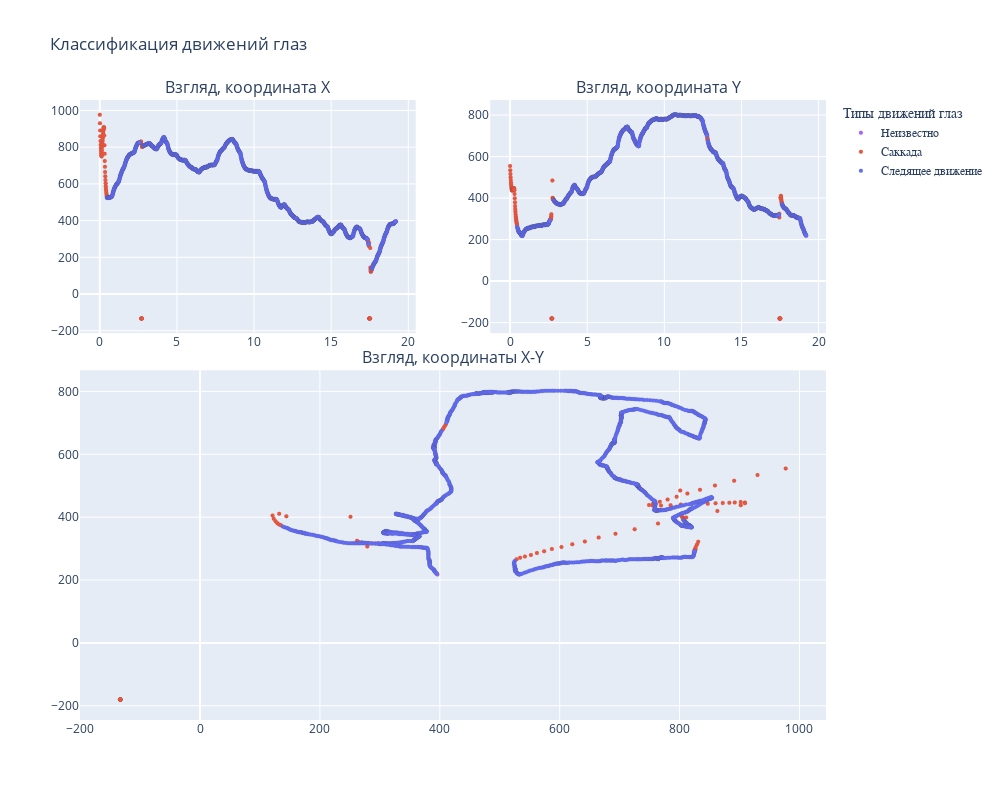
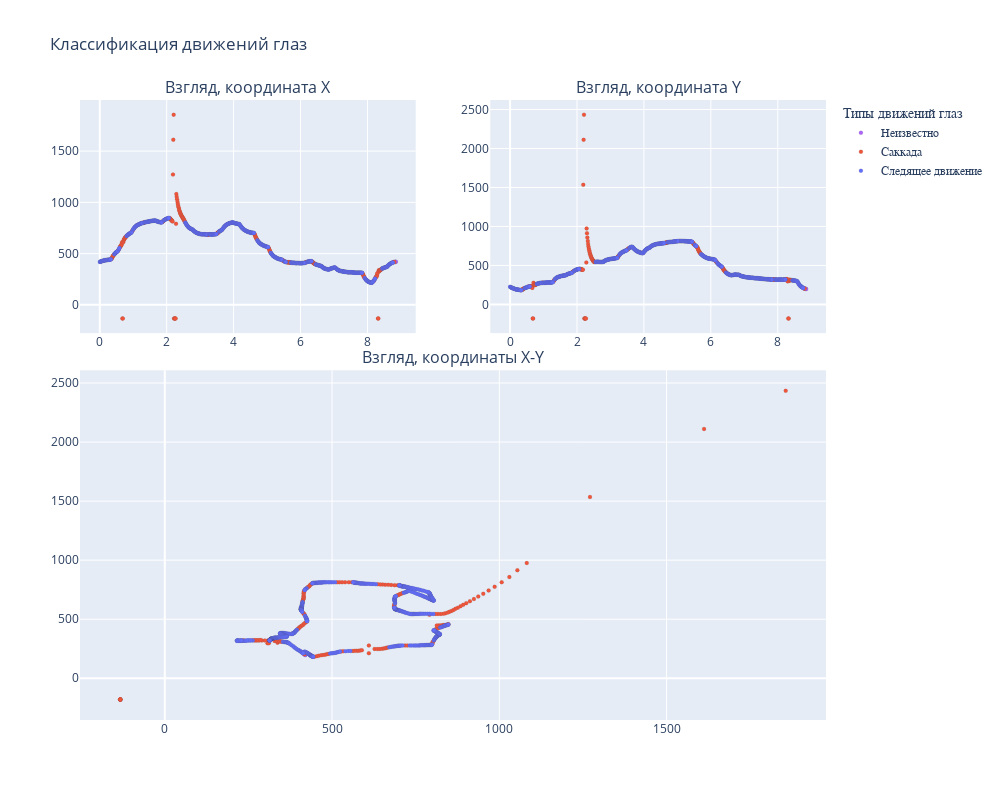
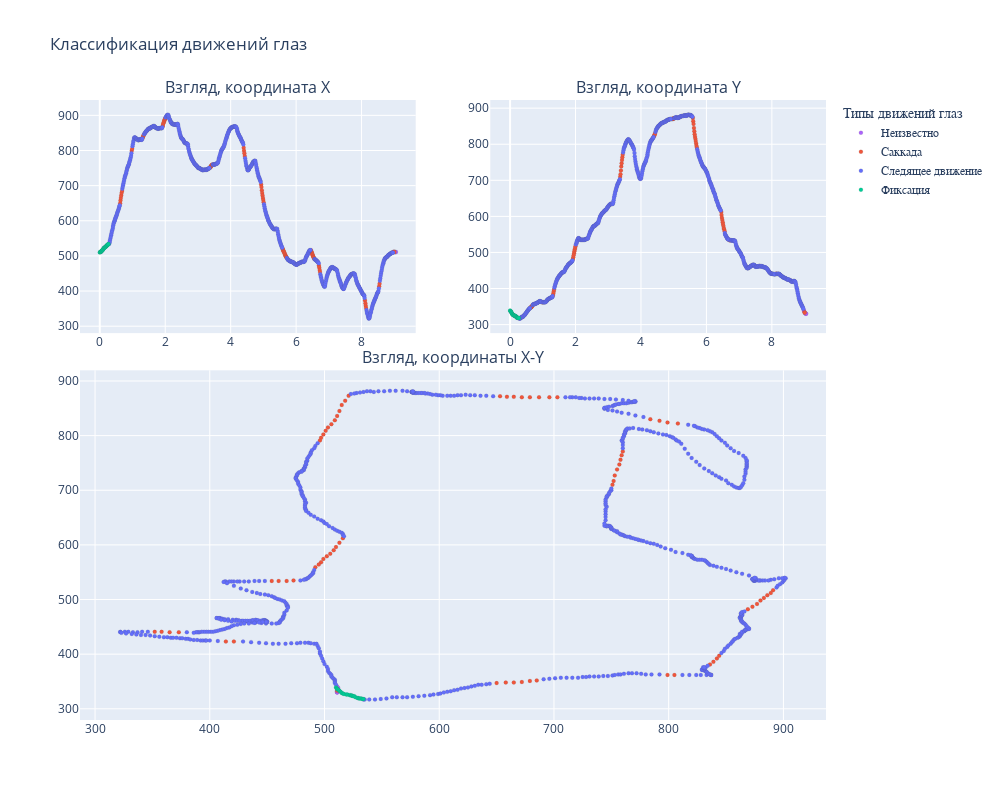

Source (notebook cell) for these figures, in order:
### Code cell
for i, df in enumerate(cls_dataset):
    print(f"\n\nSession #{i}")
    visualize_eyemovements(df, x_col="gaze_X", y_col="gaze_Y",
                       time_col='timestamps',
                       color='movements_type')
    if i > 1:
        break

### Figure 1 — Plotly figure (JSON) as saved in the notebook; plotly's stock layout.template omitted (floating-point values rounded to 4 significant figures; data arrays with more than 128 entries replaced by an {"elided": "..."} marker saying what was removed)
{"data": [{"marker": {"color": ["#AB63FA", "#AB63FA"], "line": {"width": 0.1}, "size": 4}, "mode": "markers", "name": "Неизвестно", "showlegend": false, "type": "scatter", "x": [19.19, 19.2], "xaxis": "x", "y": [395, 396], "yaxis": "y"}, {"marker": {"color": ["#AB63FA", "#AB63FA"], "line": {"width": 0.1}, "size": 4}, "mode": "markers", "name": "Неизвестно", "showlegend": false, "type": "scatter", "x": [19.19, 19.2], "xaxis": "x2", "y": [220, 218], "yaxis": "y2"}, {"marker": {"color": ["#AB63FA", "#AB63FA"], "line": {"width": 0.1}, "size": 4}, "mode": "markers", "name": "Неизвестно", "type": "scatter", "x": [395, 396], "xaxis": "x3", "y": [220, 218], "yaxis": "y3"}, {"marker": {"color": ["#EF553B", "#EF553B", "#EF553B", "#EF553B", "#EF553B", "#EF553B", "#EF553B", "#EF553B", "#EF553B", "#EF553B", "#EF553B", "#EF553B", "#EF553B", "#EF553B", "#EF553B", "#EF553B", "#EF553B", "#EF553B", "#EF553B", "#EF553B", "#EF553B", "#EF553B", "#EF553B", "#EF553B", "#EF553B", "#EF553B", "#EF553B", "#EF553B", "#EF553B", "#EF553B", "#EF553B", "#EF553B", "#EF553B", "#EF553B", "#EF553B", "#EF553B", "#EF553B", "#EF553B", "#EF553B", "#EF553B", "#EF553B", "#EF553B", "#EF553B", "#EF553B", "#EF553B", "#EF553B", "#EF553B", "#EF553B", "#EF553B", "#EF553B", "#EF553B", "#EF553B", "#EF553B", "#EF553B", "#EF553B", "#EF553B", "#EF553B", "#EF553B", "#EF553B", "#EF553B", "#EF553B", "#EF553B", "#EF553B", "#EF553B", "#EF553B", "#EF553B", "#EF553B", "#EF553B", "#EF553B", "#EF553B", "#EF553B", "#EF553B", "#EF553B", "#EF553B", "#EF553B", "#EF553B", "#EF553B", "#EF553B", "#EF553B", "#EF553B", "#EF553B", "#EF553B", "#EF553B", "#EF553B", "#EF553B", "#EF553B", "#EF553B", "#EF553B", "#EF553B", "#EF553B"], "line": {"width": 0.1}, "size": 4}, "mode": "markers", "name": "Саккада", "showlegend": false, "type": "scatter", "x": [0, 0.0116, 0.02283, 0.03345, 0.04475, 0.05649, 0.06677, 0.07868, 0.0899, 0.1001, 0.1143, 0.1235, 0.1338, 0.1452, 0.1562, 0.167, 0.1847, 0.1902, 0.2002, 0.212, 0.2227, 0.2337, 0.2446, 0.2566, 0.2667, 0.2776, 0.2897, 0.3039, 0.3174, 0.3233, 0.3333, 0.3441, 0.3561, 0.3665, 0.3821, 0.39, 0.3997, 0.411, 0.4228, 0.4435, 0.4491, 0.4582, 2.588, 2.598, 2.609, 2.622, 2.632, 2.643, 2.655, 2.664, 2.675, 2.686, 2.696, 2.707, 2.722, 2.73, 2.743, 2.755, 2.765, 2.776, 2.798, 2.799, 2.809, 2.821, 12.78, 12.79, 12.8, 12.81, 17.37, 17.38, 17.39, 17.4, 17.43, 17.45, 17.45, 17.47, 17.48, 17.49, 17.5, 17.51, 17.52, 17.53, 17.54, 17.55, 17.57, 17.58, 17.59, 17.6, 17.61, 17.62], "xaxis": "x", "y": [977, 930, 891, 859, 834, 813, 795, 780, 767, 756, 749, 755, 769, 785, 802, 818, 833, 847, 860, 872, 883, 892, 902, 909, 909, 902, 863, 811, 764, 725, 693, 665, 642, 621, 603, 587, 574, 562, 552, 542, 534, 528, 825, 825, 826, 826, 826, 826, 827, 829, 831, -133, -133, -133, -133, -133, 801, 804, 805, 807, 807, 806, 806, 807, 410, 408, 406, 405, 297, 293, 287, 281, 265, 262, 279, -133, -133, -133, -133, -133, -133, 251, 144, 132, 121, 123, 126, 129, 132, 135], "yaxis": "y"}, {"marker": {"color": ["#EF553B", "#EF553B", "#EF553B", "#EF553B", "#EF553B", "#EF553B", "#EF553B", "#EF553B", "#EF553B", "#EF553B", "#EF553B", "#EF553B", "#EF553B", "#EF553B", "#EF553B", "#EF553B", "#EF553B", "#EF553B", "#EF553B", "#EF553B", "#EF553B", "#EF553B", "#EF553B", "#EF553B", "#EF553B", "#EF553B", "#EF553B", "#EF553B", "#EF553B", "#EF553B", "#EF553B", "#EF553B", "#EF553B", "#EF553B", "#EF553B", "#EF553B", "#EF553B", "#EF553B", "#EF553B", "#EF553B", "#EF553B", "#EF553B", "#EF553B", "#EF553B", "#EF553B", "#EF553B", "#EF553B", "#EF553B", "#EF553B", "#EF553B", "#EF553B", "#EF553B", "#EF553B", "#EF553B", "#EF553B", "#EF553B", "#EF553B", "#EF553B", "#EF553B", "#EF553B", "#EF553B", "#EF553B", "#EF553B", "#EF553B", "#EF553B", "#EF553B", "#EF553B", "#EF553B", "#EF553B", "#EF553B", "#EF553B", "#EF553B", "#EF553B", "#EF553B", "#EF553B", "#EF553B", "#EF553B", "#EF553B", "#EF553B", "#EF553B", "#EF553B", "#EF553B", "#EF553B", "#EF553B", "#EF553B", "#EF553B", "#EF553B", "#EF553B", "#EF553B", "#EF553B"], "line": {"width": 0.1}, "size": 4}, "mode": "markers", "name": "Саккада", "showlegend": false, "type": "scatter", "x": [0, 0.0116, 0.02283, 0.03345, 0.04475, 0.05649, 0.06677, 0.07868, 0.0899, 0.1001, 0.1143, 0.1235, 0.1338, 0.1452, 0.1562, 0.167, 0.1847, 0.1902, 0.2002, 0.212, 0.2227, 0.2337, 0.2446, 0.2566, 0.2667, 0.2776, 0.2897, 0.3039, 0.3174, 0.3233, 0.3333, 0.3441, 0.3561, 0.3665, 0.3821, 0.39, 0.3997, 0.411, 0.4228, 0.4435, 0.4491, 0.4582, 2.588, 2.598, 2.609, 2.622, 2.632, 2.643, 2.655, 2.664, 2.675, 2.686, 2.696, 2.707, 2.722, 2.73, 2.743, 2.755, 2.765, 2.776, 2.798, 2.799, 2.809, 2.821, 12.78, 12.79, 12.8, 12.81, 17.37, 17.38, 17.39, 17.4, 17.43, 17.45, 17.45, 17.47, 17.48, 17.49, 17.5, 17.51, 17.52, 17.53, 17.54, 17.55, 17.57, 17.58, 17.59, 17.6, 17.61, 17.62], "xaxis": "x2", "y": [555, 534, 516, 501, 487, 475, 465, 456, 449, 444, 439, 437, 437, 438, 440, 441, 442, 443, 444, 445, 446, 447, 448, 447, 444, 438, 420, 399, 380, 362, 347, 335, 323, 314, 305, 299, 292, 286, 280, 275, 271, 266, 293, 294, 296, 297, 298, 299, 305, 313, 322, -180, -180, -180, -180, -180, 485, 401, 400, 396, 395, 394, 393, 391, 695, 689, 683, 679, 316, 316, 317, 318, 321, 325, 307, -180, -180, -180, -180, -180, -180, 401, 403, 411, 405, 395, 387, 381, 377, 374], "yaxis": "y2"}, {"marker": {"color": ["#EF553B", "#EF553B", "#EF553B", "#EF553B", "#EF553B", "#EF553B", "#EF553B", "#EF553B", "#EF553B", "#EF553B", "#EF553B", "#EF553B", "#EF553B", "#EF553B", "#EF553B", "#EF553B", "#EF553B", "#EF553B", "#EF553B", "#EF553B", "#EF553B", "#EF553B", "#EF553B", "#EF553B", "#EF553B", "#EF553B", "#EF553B", "#EF553B", "#EF553B", "#EF553B", "#EF553B", "#EF553B", "#EF553B", "#EF553B", "#EF553B", "#EF553B", "#EF553B", "#EF553B", "#EF553B", "#EF553B", "#EF553B", "#EF553B", "#EF553B", "#EF553B", "#EF553B", "#EF553B", "#EF553B", "#EF553B", "#EF553B", "#EF553B", "#EF553B", "#EF553B", "#EF553B", "#EF553B", "#EF553B", "#EF553B", "#EF553B", "#EF553B", "#EF553B", "#EF553B", "#EF553B", "#EF553B", "#EF553B", "#EF553B", "#EF553B", "#EF553B", "#EF553B", "#EF553B", "#EF553B", "#EF553B", "#EF553B", "#EF553B", "#EF553B", "#EF553B", "#EF553B", "#EF553B", "#EF553B", "#EF553B", "#EF553B", "#EF553B", "#EF553B", "#EF553B", "#EF553B", "#EF553B", "#EF553B", "#EF553B", "#EF553B", "#EF553B", "#EF553B", "#EF553B"], "line": {"width": 0.1}, "size": 4}, "mode": "markers", "name": "Саккада", "type": "scatter", "x": [977, 930, 891, 859, 834, 813, 795, 780, 767, 756, 749, 755, 769, 785, 802, 818, 833, 847, 860, 872, 883, 892, 902, 909, 909, 902, 863, 811, 764, 725, 693, 665, 642, 621, 603, 587, 574, 562, 552, 542, 534, 528, 825, 825, 826, 826, 826, 826, 827, 829, 831, -133, -133, -133, -133, -133, 801, 804, 805, 807, 807, 806, 806, 807, 410, 408, 406, 405, 297, 293, 287, 281, 265, 262, 279, -133, -133, -133, -133, -133, -133, 251, 144, 132, 121, 123, 126, 129, 132, 135], "xaxis": "x3", "y": [555, 534, 516, 501, 487, 475, 465, 456, 449, 444, 439, 437, 437, 438, 440, 441, 442, 443, 444, 445, 446, 447, 448, 447, 444, 438, 420, 399, 380, 362, 347, 335, 323, 314, 305, 299, 292, 286, 280, 275, 271, 266, 293, 294, 296, 297, 298, 299, 305, 313, 322, -180, -180, -180, -180, -180, 485, 401, 400, 396, 395, 394, 393, 391, 695, 689, 683, 679, 316, 316, 317, 318, 321, 325, 307, -180, -180, -180, -180, -180, -180, 401, 403, 411, 405, 395, 387, 381, 377, 374], "yaxis": "y3"}, {"marker": {"color": {"elided": "1638 str values"}, "line": {"width": 0.1}, "size": 4}, "mode": "markers", "name": "Следящее движение", "showlegend": false, "type": "scatter", "x": {"elided": "1638 float values"}, "xaxis": "x", "y": {"elided": "1638 int values"}, "yaxis": "y"}, {"marker": {"color": {"elided": "1638 str values"}, "line": {"width": 0.1}, "size": 4}, "mode": "markers", "name": "Следящее движение", "showlegend": false, "type": "scatter", "x": {"elided": "1638 float values"}, "xaxis": "x2", "y": {"elided": "1638 int values"}, "yaxis": "y2"}, {"marker": {"color": {"elided": "1638 str values"}, "line": {"width": 0.1}, "size": 4}, "mode": "markers", "name": "Следящее движение", "type": "scatter", "x": {"elided": "1638 int values"}, "xaxis": "x3", "y": {"elided": "1638 int values"}, "yaxis": "y3"}], "layout": {"annotations": [{"font": {"size": 16}, "showarrow": false, "text": "Взгляд, координата Х", "x": 0.225, "xanchor": "center", "xref": "paper", "y": 1.0, "yanchor": "bottom", "yref": "paper"}, {"font": {"size": 16}, "showarrow": false, "text": "Взгляд, координата Y", "x": 0.775, "xanchor": "center", "xref": "paper", "y": 1.0, "yanchor": "bottom", "yref": "paper"}, {"font": {"size": 16}, "showarrow": false, "text": "Взгляд, координаты X-Y", "x": 0.5, "xanchor": "center", "xref": "paper", "y": 0.564, "yanchor": "bottom", "yref": "paper"}], "height": 800, "legend": {"font": {"family": "Arial", "size": 12}, "title": {"text": "Типы движений глаз"}}, "showlegend": true, "title": {"text": "Классификация движений глаз"}, "width": 1000, "xaxis": {"anchor": "y", "domain": [0, 0.45]}, "xaxis2": {"anchor": "y2", "domain": [0.55, 1]}, "xaxis3": {"anchor": "y3", "domain": [0, 1]}, "yaxis": {"anchor": "x", "domain": [0.624, 1.0]}, "yaxis2": {"anchor": "x2", "domain": [0.624, 1.0]}, "yaxis3": {"anchor": "x3", "domain": [0, 0.564]}}}

### Figure 2 — Plotly figure (JSON) as saved in the notebook; plotly's stock layout.template omitted (floating-point values rounded to 4 significant figures; data arrays with more than 128 entries replaced by an {"elided": "..."} marker saying what was removed)
{"data": [{"marker": {"color": ["#AB63FA", "#AB63FA", "#AB63FA", "#AB63FA", "#AB63FA", "#AB63FA"], "line": {"width": 0.1}, "size": 4}, "mode": "markers", "name": "Неизвестно", "showlegend": false, "type": "scatter", "x": [8.771, 8.784, 8.817, 8.827, 8.839, 8.85], "xaxis": "x", "y": [415, 416, 419, 420, 420, 420], "yaxis": "y"}, {"marker": {"color": ["#AB63FA", "#AB63FA", "#AB63FA", "#AB63FA", "#AB63FA", "#AB63FA"], "line": {"width": 0.1}, "size": 4}, "mode": "markers", "name": "Неизвестно", "showlegend": false, "type": "scatter", "x": [8.771, 8.784, 8.817, 8.827, 8.839, 8.85], "xaxis": "x2", "y": [208, 206, 202, 200, 199, 197], "yaxis": "y2"}, {"marker": {"color": ["#AB63FA", "#AB63FA", "#AB63FA", "#AB63FA", "#AB63FA", "#AB63FA"], "line": {"width": 0.1}, "size": 4}, "mode": "markers", "name": "Неизвестно", "type": "scatter", "x": [415, 416, 419, 420, 420, 420], "xaxis": "x3", "y": [208, 206, 202, 200, 199, 197], "yaxis": "y3"}, {"marker": {"color": {"elided": "165 str values"}, "line": {"width": 0.1}, "size": 4}, "mode": "markers", "name": "Саккада", "showlegend": false, "type": "scatter", "x": {"elided": "165 float values"}, "xaxis": "x", "y": {"elided": "165 int values"}, "yaxis": "y"}, {"marker": {"color": {"elided": "165 str values"}, "line": {"width": 0.1}, "size": 4}, "mode": "markers", "name": "Саккада", "showlegend": false, "type": "scatter", "x": {"elided": "165 float values"}, "xaxis": "x2", "y": {"elided": "165 int values"}, "yaxis": "y2"}, {"marker": {"color": {"elided": "165 str values"}, "line": {"width": 0.1}, "size": 4}, "mode": "markers", "name": "Саккада", "type": "scatter", "x": {"elided": "165 int values"}, "xaxis": "x3", "y": {"elided": "165 int values"}, "yaxis": "y3"}, {"marker": {"color": {"elided": "627 str values"}, "line": {"width": 0.1}, "size": 4}, "mode": "markers", "name": "Следящее движение", "showlegend": false, "type": "scatter", "x": {"elided": "627 float values"}, "xaxis": "x", "y": {"elided": "627 int values"}, "yaxis": "y"}, {"marker": {"color": {"elided": "627 str values"}, "line": {"width": 0.1}, "size": 4}, "mode": "markers", "name": "Следящее движение", "showlegend": false, "type": "scatter", "x": {"elided": "627 float values"}, "xaxis": "x2", "y": {"elided": "627 int values"}, "yaxis": "y2"}, {"marker": {"color": {"elided": "627 str values"}, "line": {"width": 0.1}, "size": 4}, "mode": "markers", "name": "Следящее движение", "type": "scatter", "x": {"elided": "627 int values"}, "xaxis": "x3", "y": {"elided": "627 int values"}, "yaxis": "y3"}], "layout": {"annotations": [{"font": {"size": 16}, "showarrow": false, "text": "Взгляд, координата Х", "x": 0.225, "xanchor": "center", "xref": "paper", "y": 1.0, "yanchor": "bottom", "yref": "paper"}, {"font": {"size": 16}, "showarrow": false, "text": "Взгляд, координата Y", "x": 0.775, "xanchor": "center", "xref": "paper", "y": 1.0, "yanchor": "bottom", "yref": "paper"}, {"font": {"size": 16}, "showarrow": false, "text": "Взгляд, координаты X-Y", "x": 0.5, "xanchor": "center", "xref": "paper", "y": 0.564, "yanchor": "bottom", "yref": "paper"}], "height": 800, "legend": {"font": {"family": "Arial", "size": 12}, "title": {"text": "Типы движений глаз"}}, "showlegend": true, "title": {"text": "Классификация движений глаз"}, "width": 1000, "xaxis": {"anchor": "y", "domain": [0, 0.45]}, "xaxis2": {"anchor": "y2", "domain": [0.55, 1]}, "xaxis3": {"anchor": "y3", "domain": [0, 1]}, "yaxis": {"anchor": "x", "domain": [0.624, 1.0]}, "yaxis2": {"anchor": "x2", "domain": [0.624, 1.0]}, "yaxis3": {"anchor": "x3", "domain": [0, 0.564]}}}

### Figure 3 — Plotly figure (JSON) as saved in the notebook; plotly's stock layout.template omitted (floating-point values rounded to 4 significant figures; data arrays with more than 128 entries replaced by an {"elided": "..."} marker saying what was removed)
{"data": [{"marker": {"color": ["#AB63FA", "#AB63FA", "#AB63FA", "#AB63FA", "#AB63FA", "#AB63FA"], "line": {"width": 0.1}, "size": 4}, "mode": "markers", "name": "Неизвестно", "showlegend": false, "type": "scatter", "x": [8.971, 8.983, 9.016, 9.027, 9.037, 9.05], "xaxis": "x", "y": [511, 512, 511, 511, 511, 511], "yaxis": "y"}, {"marker": {"color": ["#AB63FA", "#AB63FA", "#AB63FA", "#AB63FA", "#AB63FA", "#AB63FA"], "line": {"width": 0.1}, "size": 4}, "mode": "markers", "name": "Неизвестно", "showlegend": false, "type": "scatter", "x": [8.971, 8.983, 9.016, 9.027, 9.037, 9.05], "xaxis": "x2", "y": [341, 338, 332, 331, 330, 330], "yaxis": "y2"}, {"marker": {"color": ["#AB63FA", "#AB63FA", "#AB63FA", "#AB63FA", "#AB63FA", "#AB63FA"], "line": {"width": 0.1}, "size": 4}, "mode": "markers", "name": "Неизвестно", "type": "scatter", "x": [511, 512, 511, 511, 511, 511], "xaxis": "x3", "y": [341, 338, 332, 331, 330, 330], "yaxis": "y3"}, {"marker": {"color": ["#EF553B", "#EF553B", "#EF553B", "#EF553B", "#EF553B", "#EF553B", "#EF553B", "#EF553B", "#EF553B", "#EF553B", "#EF553B", "#EF553B", "#EF553B", "#EF553B", "#EF553B", "#EF553B", "#EF553B", "#EF553B", "#EF553B", "#EF553B", "#EF553B", "#EF553B", "#EF553B", "#EF553B", "#EF553B", "#EF553B", "#EF553B", "#EF553B", "#EF553B", "#EF553B", "#EF553B", "#EF553B", "#EF553B", "#EF553B", "#EF553B", "#EF553B", "#EF553B", "#EF553B", "#EF553B", "#EF553B", "#EF553B", "#EF553B", "#EF553B", "#EF553B", "#EF553B", "#EF553B", "#EF553B", "#EF553B", "#EF553B", "#EF553B", "#EF553B", "#EF553B", "#EF553B", "#EF553B", "#EF553B", "#EF553B", "#EF553B", "#EF553B", "#EF553B", "#EF553B", "#EF553B", "#EF553B", "#EF553B", "#EF553B", "#EF553B", "#EF553B", "#EF553B", "#EF553B", "#EF553B", "#EF553B", "#EF553B", "#EF553B", "#EF553B", "#EF553B"], "line": {"width": 0.1}, "size": 4}, "mode": "markers", "name": "Саккада", "showlegend": false, "type": "scatter", "x": [0.6223, 0.6329, 0.6433, 0.6554, 0.666, 0.6826, 0.9766, 0.9897, 1.309, 1.322, 1.333, 1.345, 1.921, 1.932, 1.942, 1.955, 1.965, 1.976, 1.988, 1.999, 3.364, 3.375, 3.387, 3.398, 3.408, 3.42, 3.431, 3.441, 4.397, 4.408, 4.42, 4.43, 4.931, 4.94, 4.953, 4.963, 4.974, 4.986, 4.996, 5.007, 5.585, 5.596, 5.607, 5.619, 5.63, 5.64, 5.652, 5.663, 5.673, 5.686, 5.696, 5.707, 6.455, 6.462, 6.473, 6.485, 6.498, 6.506, 6.518, 6.529, 6.539, 6.557, 6.695, 6.706, 6.719, 6.731, 8.105, 8.117, 8.128, 8.138, 8.538, 8.55, 8.994, 9.004], "xaxis": "x", "y": [650, 658, 665, 672, 679, 685, 799, 805, 836, 839, 842, 844, 869, 873, 877, 880, 883, 886, 889, 891, 751, 752, 753, 755, 757, 758, 759, 760, 808, 799, 792, 784, 703, 696, 687, 679, 672, 665, 659, 653, 521, 518, 515, 513, 511, 509, 506, 503, 501, 499, 497, 496, 516, 513, 510, 508, 505, 502, 499, 497, 495, 492, 473, 467, 460, 454, 373, 365, 358, 352, 414, 421, 512, 511], "yaxis": "y"}, {"marker": {"color": ["#EF553B", "#EF553B", "#EF553B", "#EF553B", "#EF553B", "#EF553B", "#EF553B", "#EF553B", "#EF553B", "#EF553B", "#EF553B", "#EF553B", "#EF553B", "#EF553B", "#EF553B", "#EF553B", "#EF553B", "#EF553B", "#EF553B", "#EF553B", "#EF553B", "#EF553B", "#EF553B", "#EF553B", "#EF553B", "#EF553B", "#EF553B", "#EF553B", "#EF553B", "#EF553B", "#EF553B", "#EF553B", "#EF553B", "#EF553B", "#EF553B", "#EF553B", "#EF553B", "#EF553B", "#EF553B", "#EF553B", "#EF553B", "#EF553B", "#EF553B", "#EF553B", "#EF553B", "#EF553B", "#EF553B", "#EF553B", "#EF553B", "#EF553B", "#EF553B", "#EF553B", "#EF553B", "#EF553B", "#EF553B", "#EF553B", "#EF553B", "#EF553B", "#EF553B", "#EF553B", "#EF553B", "#EF553B", "#EF553B", "#EF553B", "#EF553B", "#EF553B", "#EF553B", "#EF553B", "#EF553B", "#EF553B", "#EF553B", "#EF553B", "#EF553B", "#EF553B"], "line": {"width": 0.1}, "size": 4}, "mode": "markers", "name": "Саккада", "showlegend": false, "type": "scatter", "x": [0.6223, 0.6329, 0.6433, 0.6554, 0.666, 0.6826, 0.9766, 0.9897, 1.309, 1.322, 1.333, 1.345, 1.921, 1.932, 1.942, 1.955, 1.965, 1.976, 1.988, 1.999, 3.364, 3.375, 3.387, 3.398, 3.408, 3.42, 3.431, 3.441, 4.397, 4.408, 4.42, 4.43, 4.931, 4.94, 4.953, 4.963, 4.974, 4.986, 4.996, 5.007, 5.585, 5.596, 5.607, 5.619, 5.63, 5.64, 5.652, 5.663, 5.673, 5.686, 5.696, 5.707, 6.455, 6.462, 6.473, 6.485, 6.498, 6.506, 6.518, 6.529, 6.539, 6.557, 6.695, 6.706, 6.719, 6.731, 8.105, 8.117, 8.128, 8.138, 8.538, 8.55, 8.994, 9.004], "xaxis": "x2", "y": [347, 348, 348, 349, 351, 352, 362, 362, 381, 386, 392, 397, 482, 487, 492, 498, 503, 508, 512, 517, 710, 717, 727, 738, 747, 756, 764, 771, 822, 824, 827, 830, 870, 870, 870, 870, 870, 871, 871, 872, 873, 864, 856, 845, 836, 828, 821, 815, 809, 802, 796, 791, 612, 604, 596, 590, 584, 579, 574, 568, 564, 559, 535, 534, 534, 534, 440, 440, 441, 441, 423, 423, 335, 333], "yaxis": "y2"}, {"marker": {"color": ["#EF553B", "#EF553B", "#EF553B", "#EF553B", "#EF553B", "#EF553B", "#EF553B", "#EF553B", "#EF553B", "#EF553B", "#EF553B", "#EF553B", "#EF553B", "#EF553B", "#EF553B", "#EF553B", "#EF553B", "#EF553B", "#EF553B", "#EF553B", "#EF553B", "#EF553B", "#EF553B", "#EF553B", "#EF553B", "#EF553B", "#EF553B", "#EF553B", "#EF553B", "#EF553B", "#EF553B", "#EF553B", "#EF553B", "#EF553B", "#EF553B", "#EF553B", "#EF553B", "#EF553B", "#EF553B", "#EF553B", "#EF553B", "#EF553B", "#EF553B", "#EF553B", "#EF553B", "#EF553B", "#EF553B", "#EF553B", "#EF553B", "#EF553B", "#EF553B", "#EF553B", "#EF553B", "#EF553B", "#EF553B", "#EF553B", "#EF553B", "#EF553B", "#EF553B", "#EF553B", "#EF553B", "#EF553B", "#EF553B", "#EF553B", "#EF553B", "#EF553B", "#EF553B", "#EF553B", "#EF553B", "#EF553B", "#EF553B", "#EF553B", "#EF553B", "#EF553B"], "line": {"width": 0.1}, "size": 4}, "mode": "markers", "name": "Саккада", "type": "scatter", "x": [650, 658, 665, 672, 679, 685, 799, 805, 836, 839, 842, 844, 869, 873, 877, 880, 883, 886, 889, 891, 751, 752, 753, 755, 757, 758, 759, 760, 808, 799, 792, 784, 703, 696, 687, 679, 672, 665, 659, 653, 521, 518, 515, 513, 511, 509, 506, 503, 501, 499, 497, 496, 516, 513, 510, 508, 505, 502, 499, 497, 495, 492, 473, 467, 460, 454, 373, 365, 358, 352, 414, 421, 512, 511], "xaxis": "x3", "y": [347, 348, 348, 349, 351, 352, 362, 362, 381, 386, 392, 397, 482, 487, 492, 498, 503, 508, 512, 517, 710, 717, 727, 738, 747, 756, 764, 771, 822, 824, 827, 830, 870, 870, 870, 870, 870, 871, 871, 872, 873, 864, 856, 845, 836, 828, 821, 815, 809, 802, 796, 791, 612, 604, 596, 590, 584, 579, 574, 568, 564, 559, 535, 534, 534, 534, 440, 440, 441, 441, 423, 423, 335, 333], "yaxis": "y3"}, {"marker": {"color": {"elided": "711 str values"}, "line": {"width": 0.1}, "size": 4}, "mode": "markers", "name": "Следящее движение", "showlegend": false, "type": "scatter", "x": {"elided": "711 float values"}, "xaxis": "x", "y": {"elided": "711 int values"}, "yaxis": "y"}, {"marker": {"color": {"elided": "711 str values"}, "line": {"width": 0.1}, "size": 4}, "mode": "markers", "name": "Следящее движение", "showlegend": false, "type": "scatter", "x": {"elided": "711 float values"}, "xaxis": "x2", "y": {"elided": "711 int values"}, "yaxis": "y2"}, {"marker": {"color": {"elided": "711 str values"}, "line": {"width": 0.1}, "size": 4}, "mode": "markers", "name": "Следящее движение", "type": "scatter", "x": {"elided": "711 int values"}, "xaxis": "x3", "y": {"elided": "711 int values"}, "yaxis": "y3"}, {"marker": {"color": ["#00CC96", "#00CC96", "#00CC96", "#00CC96", "#00CC96", "#00CC96", "#00CC96", "#00CC96", "#00CC96", "#00CC96", "#00CC96", "#00CC96", "#00CC96", "#00CC96", "#00CC96", "#00CC96", "#00CC96", "#00CC96", "#00CC96", "#00CC96", "#00CC96", "#00CC96", "#00CC96", "#00CC96", "#00CC96"], "line": {"width": 0.1}, "size": 4}, "mode": "markers", "name": "Фиксация", "showlegend": false, "type": "scatter", "x": [0, 0.01046, 0.02859, 0.03328, 0.04381, 0.05581, 0.06646, 0.07753, 0.0898, 0.1003, 0.1104, 0.1225, 0.1331, 0.1455, 0.1575, 0.1667, 0.177, 0.1893, 0.204, 0.2102, 0.2224, 0.2331, 0.2436, 0.2558, 0.2672], "xaxis": "x", "y": [510, 511, 511, 512, 513, 514, 515, 516, 517, 519, 520, 522, 523, 524, 524, 525, 526, 527, 529, 529, 530, 531, 532, 533, 534], "yaxis": "y"}, {"marker": {"color": ["#00CC96", "#00CC96", "#00CC96", "#00CC96", "#00CC96", "#00CC96", "#00CC96", "#00CC96", "#00CC96", "#00CC96", "#00CC96", "#00CC96", "#00CC96", "#00CC96", "#00CC96", "#00CC96", "#00CC96", "#00CC96", "#00CC96", "#00CC96", "#00CC96", "#00CC96", "#00CC96", "#00CC96", "#00CC96"], "line": {"width": 0.1}, "size": 4}, "mode": "markers", "name": "Фиксация", "showlegend": false, "type": "scatter", "x": [0, 0.01046, 0.02859, 0.03328, 0.04381, 0.05581, 0.06646, 0.07753, 0.0898, 0.1003, 0.1104, 0.1225, 0.1331, 0.1455, 0.1575, 0.1667, 0.177, 0.1893, 0.204, 0.2102, 0.2224, 0.2331, 0.2436, 0.2558, 0.2672], "xaxis": "x2", "y": [339, 337, 336, 335, 333, 331, 329, 328, 327, 326, 326, 325, 325, 324, 324, 323, 323, 321, 320, 320, 319, 319, 319, 318, 318], "yaxis": "y2"}, {"marker": {"color": ["#00CC96", "#00CC96", "#00CC96", "#00CC96", "#00CC96", "#00CC96", "#00CC96", "#00CC96", "#00CC96", "#00CC96", "#00CC96", "#00CC96", "#00CC96", "#00CC96", "#00CC96", "#00CC96", "#00CC96", "#00CC96", "#00CC96", "#00CC96", "#00CC96", "#00CC96", "#00CC96", "#00CC96", "#00CC96"], "line": {"width": 0.1}, "size": 4}, "mode": "markers", "name": "Фиксация", "type": "scatter", "x": [510, 511, 511, 512, 513, 514, 515, 516, 517, 519, 520, 522, 523, 524, 524, 525, 526, 527, 529, 529, 530, 531, 532, 533, 534], "xaxis": "x3", "y": [339, 337, 336, 335, 333, 331, 329, 328, 327, 326, 326, 325, 325, 324, 324, 323, 323, 321, 320, 320, 319, 319, 319, 318, 318], "yaxis": "y3"}], "layout": {"annotations": [{"font": {"size": 16}, "showarrow": false, "text": "Взгляд, координата Х", "x": 0.225, "xanchor": "center", "xref": "paper", "y": 1.0, "yanchor": "bottom", "yref": "paper"}, {"font": {"size": 16}, "showarrow": false, "text": "Взгляд, координата Y", "x": 0.775, "xanchor": "center", "xref": "paper", "y": 1.0, "yanchor": "bottom", "yref": "paper"}, {"font": {"size": 16}, "showarrow": false, "text": "Взгляд, координаты X-Y", "x": 0.5, "xanchor": "center", "xref": "paper", "y": 0.564, "yanchor": "bottom", "yref": "paper"}], "height": 800, "legend": {"font": {"family": "Arial", "size": 12}, "title": {"text": "Типы движений глаз"}}, "showlegend": true, "title": {"text": "Классификация движений глаз"}, "width": 1000, "xaxis": {"anchor": "y", "domain": [0, 0.45]}, "xaxis2": {"anchor": "y2", "domain": [0.55, 1]}, "xaxis3": {"anchor": "y3", "domain": [0, 1]}, "yaxis": {"anchor": "x", "domain": [0.624, 1.0]}, "yaxis2": {"anchor": "x2", "domain": [0.624, 1.0]}, "yaxis3": {"anchor": "x3", "domain": [0, 0.564]}}}
